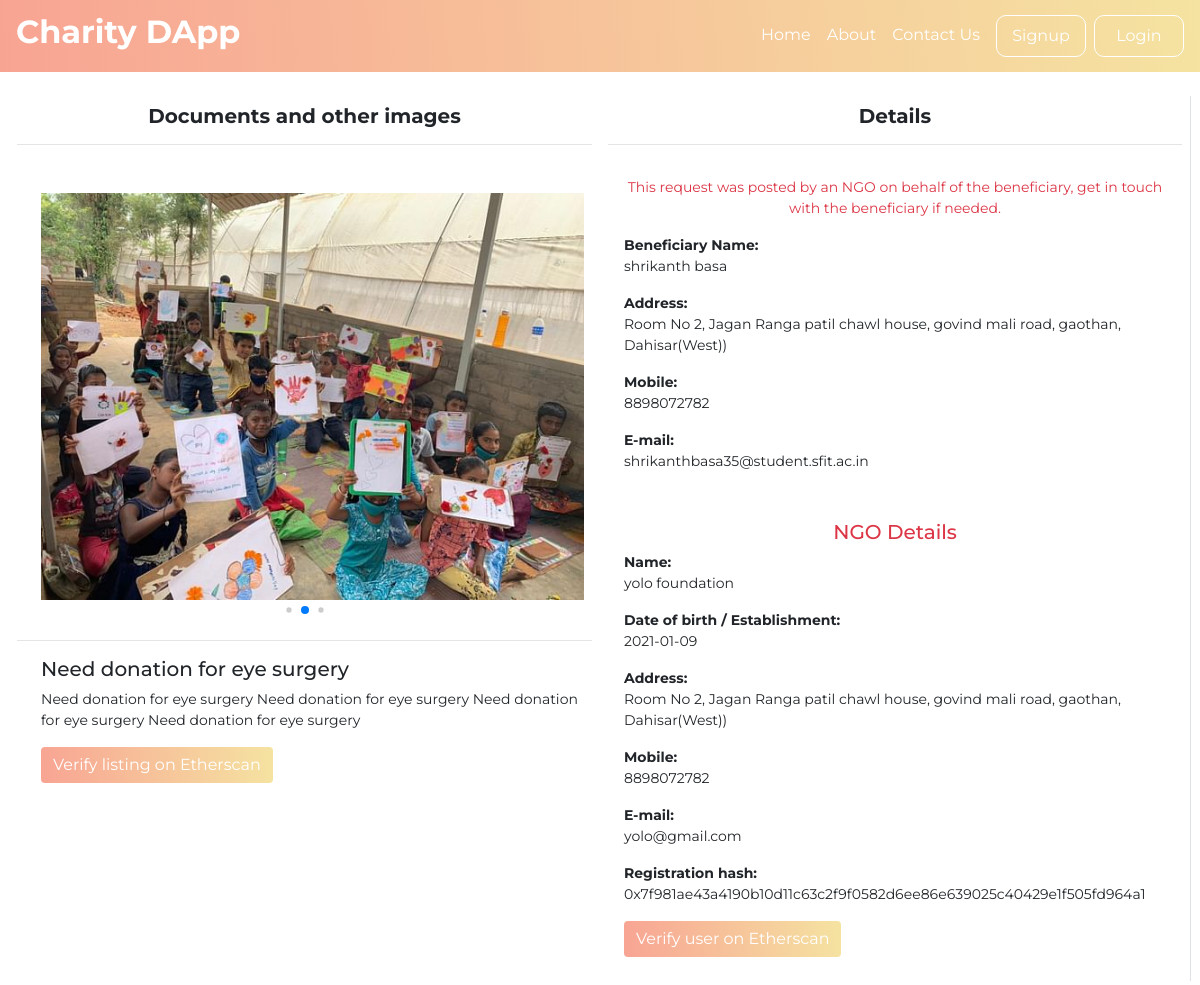
Screenshot of /details.php?listing=5 with the database file from the repository.
### tables this page shows
CREATE TABLE `listings` (
  `listing_ID` int(11) NOT NULL,
  `fk_email` varchar(200) DEFAULT NULL,
  `title` varchar(400) NOT NULL,
  `description` varchar(2000) NOT NULL,
  `category` varchar(200) NOT NULL,
  `fromNGO` varchar(200) DEFAULT NULL,
  `beneficiary_id` varchar(200) NOT NULL,
  `hash` varchar(200) NOT NULL,
  `target` float NOT NULL,
  `reached` varchar(3) NOT NULL DEFAULT 'NO',
  `doclinks` varchar(2000) NOT NULL
);

CREATE TABLE `beneficiary_details` (
  `ben_id` varchar(200) NOT NULL,
  `name` varchar(200) NOT NULL,
  `address` varchar(500) NOT NULL,
  `email` varchar(200) NOT NULL,
  `phone` bigint(20) NOT NULL
);

CREATE TABLE `user` (
  `email` varchar(200) NOT NULL,
  `name` varchar(200) NOT NULL,
  `address` varchar(2000) NOT NULL,
  `dob` date NOT NULL,
  `mobile` bigint(20) NOT NULL,
  `ngo` int(11) NOT NULL,
  `pass` varchar(200) NOT NULL,
  `AC_hash` varchar(200) DEFAULT NULL,
  `balance` float NOT NULL DEFAULT '0'
);

### details.php (the view, shortened to what this page needs)
<?php
  include("connection.php");
?>
<!DOCTYPE html>
<html lang="en" dir="ltr">
  <head>
    <link rel="stylesheet" href="assets/bootstrap/css/bootstrap.css">
    <link rel="stylesheet" href="assets/cs/details.css">
    <link rel="stylesheet" href="assets/swiper/swiper.css">
  </head>
  <body>
    <?php
    include("header.php"); ?>
    <div class="container-fluid p-3">
      <div class="row rounded-sm p-2">
        <div class="col-6 p-2">
          <h5 class="bold text-center">Documents and other images</h5>
          <hr>
          <div class="swiper-container p-3 mt-4">
            <div class="swiper-wrapper p-2 text-center">
              <?php
                if (isset($_GET["listing"])) {
                  $lid = $_GET["listing"];
                }else{
                  header("Location: index.php?");
                  exit();
                }
                $sql = "SELECT * from listings where listing_ID='$lid'";
                $result = $conn->query($sql);
                if ($result->num_rows > 0) {
                  $row = $result->fetch_assoc();
                  $images = explode("*",$row["doclinks"]);
                  $email = $row["fk_email"];
                  $title = $row["title"];
                  $desc = $row["description"];
                  $list_hash = $row["hash"];
                  $from_ngo = $row["fromNGO"];
                  $benkey = $row["beneficiary_id"];
                  array_pop($images);
                  foreach ($images as $value) {
                    echo '<div class="swiper-slide">
                          <img src="listingimages/'.$value.'" class="w-100">
                    </div>';
                  }
                } else {
                  header("Location: index.php");
                  exit();
                }
              ?>
            </div>
             <div class="swiper-pagination"></div>
          </div>
          <hr>
          <?php
            echo "<h5 class='pl-4'>".$title."</h5>";
            echo "<p class='pl-4'>".$desc."</p>";
            echo '<a class="pl-4" href="https://rinkeby.etherscan.io/tx/'.$list_hash.'" target="_blank"> <button type="button" class="btn btn-primary" name="button">Verify listing on Etherscan</button> </a>';
          ?>
        </div>
        <div class="col-6 p-2 border-right">
          <h5 class="bold mb-3 text-center">Details</h5>
          <hr>
          <?php
            if ($from_ngo!=NULL) {
              $sql = "SELECT * from beneficiary_details where ben_id='$benkey'";
              $result = $conn->query($sql);
              $row = $result->fetch_assoc();
              $ben_name = $row["name"];
              $ben_address = $row["address"];
              $ben_mobile = $row["phone"];
              $ben_mail = $row["email"];
              echo '<div class="p-3">
                <p class="text-center text-danger">This request was posted by an NGO on behalf of the beneficiary, get in touch with the beneficiary if needed.</p>
                <p class="mb-0 mt-3 bold">Beneficiary Name:</p>
                <p>'.$ben_name.'</p>
                <p class="mb-0 bold">Address:</p>
                <p>'.$ben_address.'</p>
                <p class="mb-0 bold">Mobile:</p>
                <p>'.$ben_mobile.'</p>
                <p class="mb-0 bold">E-mail:</p>
                <p>'.$ben_mail.'</p>
              </div>';
            }
          ?>
          <?php
            $sql = "SELECT * from user where email='$email'";
            $result = $conn->query($sql);
            $row = $result->fetch_assoc();
            $name = $row["name"];
            $address = $row["address"];
            $dob = $row["dob"];
            $mobile = $row["mobile"];
            $hash = $row["AC_hash"];
            ?>
            <div class="p-3">
              <?php if ($from_ngo!=NULL) { echo "<h5 class='text-danger text-center'>NGO Details</h5>";} ?>
              <p class="mb-0 bold">Name:</p>
              <p><?php echo $name; ?></p>
              <p class="mb-0 bold">Date of birth / Establishment:</p>
              <p><?php echo $dob; ?></p>
              <p class="mb-0 bold">Address:</p>
              <p><?php echo $address; ?></p>
              <p class="mb-0 bold">Mobile:</p>
              <p><?php echo $mobile; ?></p>
              <p class="mb-0 bold">E-mail:</p>
              <p><?php echo $email; ?></p>
              <p class="mb-0 bold">Registration hash:</p>
              <p><?php echo $hash; ?></p>
              <a href="https://rinkeby.etherscan.io/tx/<?php echo $hash ?>" target="_blank"> <button type="button" class="btn btn-primary" name="button">Verify user on Etherscan</button> </a>
          </div>
        </div>
      </div>
    </div>
  </body>
</html>

### assets/cs/details.css (style rules this page uses)
body { font-family: 'Montserrat'; }
html { scroll-behavior: smooth; }
.bold { font-weight: bold; }
p { font-size: 14px; }
.btn-primary { background: linear-gradient(84deg, rgba(248,164,147,1) 0%, rgba(245,227,161,1) 100%); filter: hue-rotate(0deg); border: none !important; }
.credit-card .card-details input[type="text"].card-details input[type="number"], { font-family: "Poppins", sans-serif; font-size: 16px; font-weight: 500; padding: 10px 10px 10px 5px; -webkit-appearance: none; display: block; background: #fafafa; color: #636363; border: none; border-radius: 0; border-bottom: 1px solid #757575; }

### rows the page displays
listings: title "Need donation for eye surgery", description "Need donation for eye surgery Need donation for eye surgery Need donation for eye surgery Need donation for eye surgery", fk_email "yolo@gmail.com"
beneficiary_details: name "shrikanth basa", address "Room No 2, Jagan Ranga patil chawl house, govind mali road, gaothan, Dahisar(West))", phone "8898072782", email "shrikanthbasa35@student.sfit.ac.in"
user: name "yolo foundation", dob "2021-01-09", address "Room No 2, Jagan Ranga patil chawl house, govind mali road, gaothan, Dahisar(West))", mobile "8898072782", AC_hash "0x7f981ae43a4190b10d11c63c2f9f0582d6ee86e639025c40429e1f505fd964a1"
